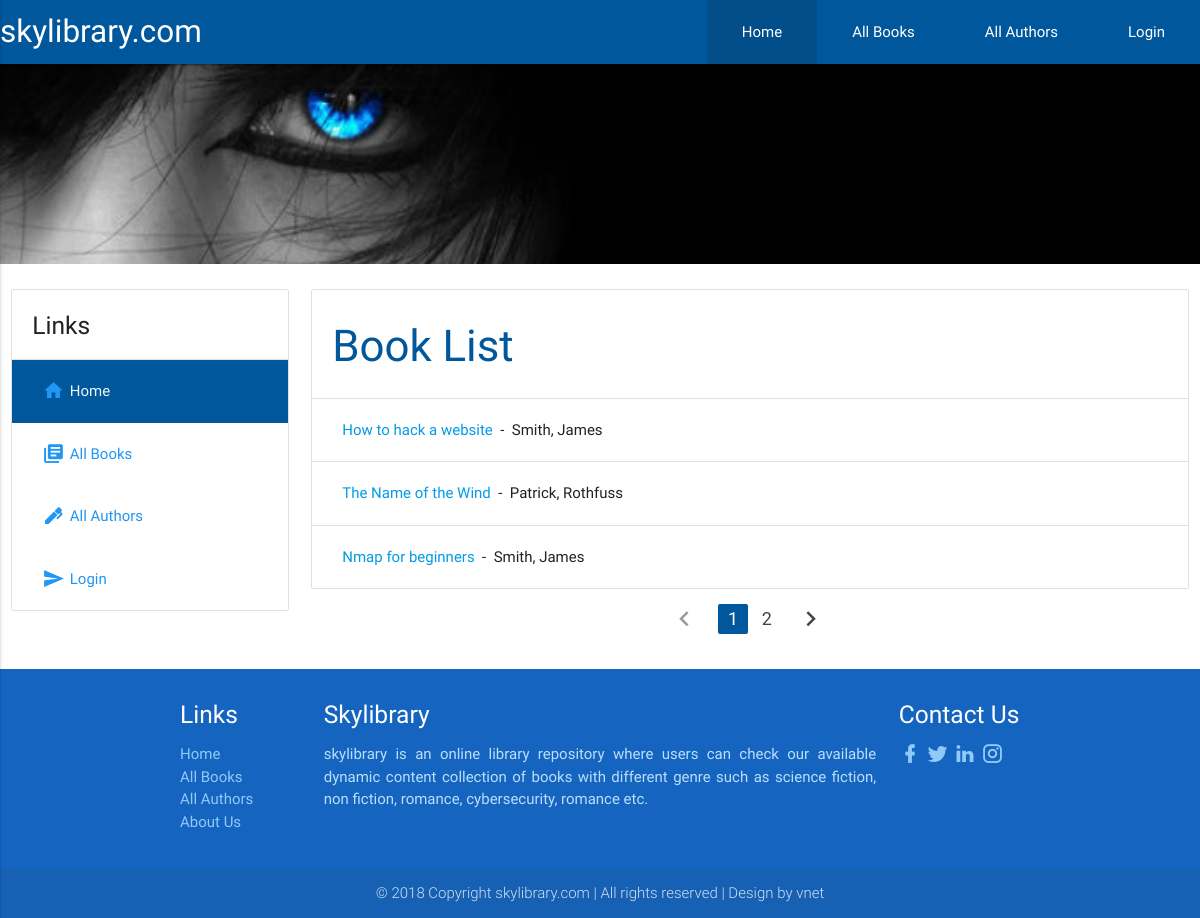
/catalog/books/, run on the app's committed database.
### catalog/models.py (models this page shows, shortened)
class Book(models.Model):
    title = models.CharField(max_length=100, help_text="The title of book")
    author = models.ForeignKey('Author', on_delete=models.SET_NULL, null=True)
    language = models.ForeignKey('Language', on_delete=models.SET_NULL, null=True)
    summary = models.TextField(max_length=3000, help_text='Enter a brief description of the book with the maximum length of 3000 characters')
    isbn = models.CharField('ISBN', max_length=13, help_text='13 Character <a href="https://www.isbn-international.org/content/what-isbn">ISBN number</a>')
    number_of_pages = models.IntegerField('PAGE NUMBER', help_text='The number of pages of book', blank=False)
    genre = models.ManyToManyField(Genre, help_text='Select a genre for this book', blank=True)
    BOOK_INNER_COLOR = (
        ('w', 'White'),
        ('m', 'Milk'),
        ('b', 'Black')
    )
    status = models.CharField('INNER COLOUR', max_length=1, choices=BOOK_INNER_COLOR, default='w', help_text='The inner color of the book which may either by white or milk color', blank=False)
    def __str__(self):
        return self.title
    def get_absolute_url(self):
        return reverse('book-detail', args=[str(self.id)])
    def display_genre(self):
        """
        Creates a string for the Genre. This is required to display genre in Admin
        """
        return ', '.join([genre.name for genre in self.genre.all()])
    display_genre.short_description = 'Genre'

class Author(models.Model):
    first_name = models.CharField(max_length=100)
    last_name = models.CharField(max_length=100)
    date_of_birth = models.DateField(null=True, blank=True, help_text="Date format : YYYY-MM-DD")
    date_of_death = models.DateField(null=True, blank=True)
    class Meta:
        ordering = ["last_name", "first_name"]
    def __str__(self):
        return '{0}, {1}'. format(self.last_name, self.first_name)

### catalog/views.py (the view)
# urls.py: path('books/', views.BookListView.as_view(), name='books'),
class BookListView(generic.ListView):
    model = Book
    paginate_by = 3

### catalog/templates/catalog/book_list.html
{% extends "base_generic.html" %}
{% block content %}
    {% if book_list %}
        {% if user.is_staff %}
            {% if perms.catalog.can_mark_returned %}
            <a href="{% url 'book_create' %}" class="btn waves-effect waves-light btn-large light-blue darken-4" ><i class="mdi mdi-plus-circle"></i>New</a>
                <ul class="collection with-header">
                    <li class="collection-header"><h3>Book List</h3></li>
                    {% for book in book_list %}
                    <li class="collection-item">
                        <a href="{{ book.get_absolute_url }}">{{ book }}</a> &NonBreakingSpace;-&NonBreakingSpace; {{book.author}}
                            <a href="{% url 'book_delete' book.pk %}" class="secondary-content"><i class="mdi mdi-delete blue-text"></i></a>
                            <a href="{% url 'book_update' book.pk %}" class="secondary-content"><i class="mdi mdi-table-edit blue-text"></i></a>
                    </li>
                    {% endfor %}
                </ul>
            {% endif %}
        {% else %}
        <ul class="collection with-header">
                <li class="collection-header"><h3>Book List</h3></li>
                {% for book in book_list %}
                <li class="collection-item">
                    <a href="{{ book.get_absolute_url }}">{{ book }}</a> &NonBreakingSpace;-&NonBreakingSpace; {{book.author}}
                </li>
                {% endfor %}
        </ul>
        {% endif %}
        <div class="center-align" >
            {% if is_paginated %}
                <ul class="pagination">
                    {% if page_obj.has_previous %}
                        <li><a href="?page={{ page_obj.previous_page_number }}"><i class="mdi mdi-chevron-left"></i></a></li>
                    {% else %}
                        <li class="disabled"><a href="#!"><i class="mdi mdi-chevron-left"></i></a></li>
                    {% endif %}
                    {% for i in paginator.page_range %}
                        {% if page_obj.number == i %}
                            <li class="active light-blue darken-4"><a href="#!">{{ i }}</a></li>
                        {% else %}
                            <li class="waves-effect"><a href="?page={{ i }}">{{ i }}</a></li>
                        {% endif %}
                    {% endfor %}
                    {% if page_obj.has_next %}
                        <li class="waves-effect"><a href="?page={{ page_obj.next_page_number }}"><i class="mdi mdi-chevron-right"></i></a></li>
                    {% else %}
                        <li class="disabled"><a href="#!"><i class="mdi mdi-chevron-right"></i></a></li>
                    {% endif %}
                </ul>
                {% endif %}
            </div>
    {% else %}
        <p>There are no books in the library.</p>
    {% endif %}
{% endblock %}

### catalog/static/css/cstyles.css (style rules this page uses)
h3 { color:#01579b; }
.collection { margin-top:5px; }
.collection .collection-item { padding: 20px 20px; }
.mdi { font-size:1.5rem; float:left; padding-right:5px; }

### data on the page
Book: title "How to hack a website", author "Smith, James"
Book: title "The Name of the Wind", author "Patrick, Rothfuss"
Book: title "Nmap for beginners", author "Smith, James"

### other printed values
{{ i }} "1"
{{ i }} "2"
